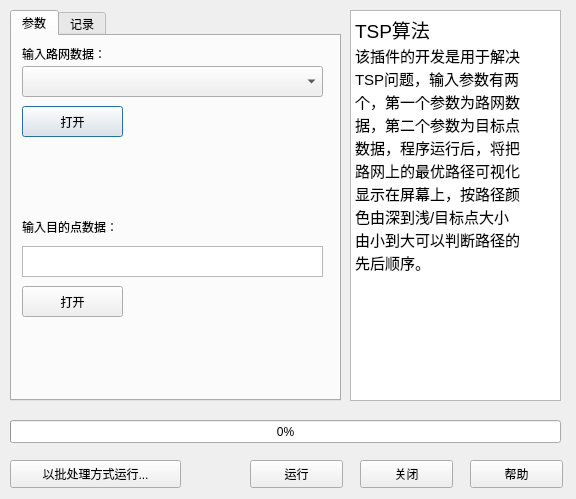
<?xml version="1.0" encoding="UTF-8"?>
<ui version="4.0">
 <class>TravelingSalesmanProblemDialogBase</class>
 <widget class="QDialog" name="TravelingSalesmanProblemDialogBase">
  <property name="geometry">
   <rect>
    <x>0</x>
    <y>0</y>
    <width>576</width>
    <height>499</height>
   </rect>
  </property>
  <property name="windowTitle">
   <string>Traveling Salesman Problem</string>
  </property>
  <widget class="QTextBrowser" name="textBrowserDescription">
   <property name="geometry">
    <rect>
     <x>350</x>
     <y>10</y>
     <width>211</width>
     <height>391</height>
    </rect>
   </property>
   <property name="html">
    <string>&lt;!DOCTYPE HTML PUBLIC &quot;-//W3C//DTD HTML 4.0//EN&quot; &quot;http://www.w3.org/TR/REC-html40/strict.dtd&quot;&gt;
&lt;html&gt;&lt;head&gt;&lt;meta name=&quot;qrichtext&quot; content=&quot;1&quot; /&gt;&lt;style type=&quot;text/css&quot;&gt;
p, li { white-space: pre-wrap; }
&lt;/style&gt;&lt;/head&gt;&lt;body style=&quot; font-family:'SimSun'; font-size:9pt; font-weight:400; font-style:normal;&quot;&gt;
&lt;p style=&quot; margin-top:0px; margin-bottom:0px; margin-left:0px; margin-right:0px; -qt-block-indent:0; text-indent:0px;&quot;&gt;&lt;span style=&quot; font-size:14pt;&quot;&gt;TSP算法&lt;/span&gt;&lt;/p&gt;
&lt;p style=&quot; margin-top:0px; margin-bottom:0px; margin-left:0px; margin-right:0px; -qt-block-indent:0; text-indent:0px;&quot;&gt;&lt;span style=&quot; font-size:11pt;&quot;&gt;该插件的开发是用于解决&lt;/span&gt;&lt;/p&gt;
&lt;p style=&quot; margin-top:0px; margin-bottom:0px; margin-left:0px; margin-right:0px; -qt-block-indent:0; text-indent:0px;&quot;&gt;&lt;span style=&quot; font-size:11pt;&quot;&gt;TSP问题，输入参数有两&lt;/span&gt;&lt;/p&gt;
&lt;p style=&quot; margin-top:0px; margin-bottom:0px; margin-left:0px; margin-right:0px; -qt-block-indent:0; text-indent:0px;&quot;&gt;&lt;span style=&quot; font-size:11pt;&quot;&gt;个，第一个参数为路网数&lt;/span&gt;&lt;/p&gt;
&lt;p style=&quot; margin-top:0px; margin-bottom:0px; margin-left:0px; margin-right:0px; -qt-block-indent:0; text-indent:0px;&quot;&gt;&lt;span style=&quot; font-size:11pt;&quot;&gt;据，第二个参数为目标点&lt;/span&gt;&lt;/p&gt;
&lt;p style=&quot; margin-top:0px; margin-bottom:0px; margin-left:0px; margin-right:0px; -qt-block-indent:0; text-indent:0px;&quot;&gt;&lt;span style=&quot; font-size:11pt;&quot;&gt;数据，程序运行后，将把&lt;/span&gt;&lt;/p&gt;
&lt;p style=&quot; margin-top:0px; margin-bottom:0px; margin-left:0px; margin-right:0px; -qt-block-indent:0; text-indent:0px;&quot;&gt;&lt;span style=&quot; font-size:11pt;&quot;&gt;路网上的最优路径可视化&lt;/span&gt;&lt;/p&gt;
&lt;p style=&quot; margin-top:0px; margin-bottom:0px; margin-left:0px; margin-right:0px; -qt-block-indent:0; text-indent:0px;&quot;&gt;&lt;span style=&quot; font-size:11pt;&quot;&gt;显示在屏幕上，按路径颜&lt;/span&gt;&lt;/p&gt;
&lt;p style=&quot; margin-top:0px; margin-bottom:0px; margin-left:0px; margin-right:0px; -qt-block-indent:0; text-indent:0px;&quot;&gt;&lt;span style=&quot; font-size:11pt;&quot;&gt;色由深到浅/目标点大小&lt;/span&gt;&lt;/p&gt;
&lt;p style=&quot; margin-top:0px; margin-bottom:0px; margin-left:0px; margin-right:0px; -qt-block-indent:0; text-indent:0px;&quot;&gt;&lt;span style=&quot; font-size:11pt;&quot;&gt;由小到大可以判断路径的&lt;/span&gt;&lt;/p&gt;
&lt;p style=&quot; margin-top:0px; margin-bottom:0px; margin-left:0px; margin-right:0px; -qt-block-indent:0; text-indent:0px;&quot;&gt;&lt;span style=&quot; font-size:11pt;&quot;&gt;先后顺序。&lt;/span&gt;&lt;/p&gt;&lt;/body&gt;&lt;/html&gt;</string>
   </property>
  </widget>
  <widget class="QTabWidget" name="tabWidget">
   <property name="geometry">
    <rect>
     <x>10</x>
     <y>10</y>
     <width>331</width>
     <height>391</height>
    </rect>
   </property>
   <property name="currentIndex">
    <number>0</number>
   </property>
   <widget class="QWidget" name="tabParam">
    <attribute name="title">
     <string>参数</string>
    </attribute>
    <widget class="QLabel" name="labelInputRoad">
     <property name="geometry">
      <rect>
       <x>10</x>
       <y>10</y>
       <width>101</width>
       <height>16</height>
      </rect>
     </property>
     <property name="text">
      <string>输入路网数据：</string>
     </property>
    </widget>
    <widget class="QLabel" name="labelInputPoint">
     <property name="geometry">
      <rect>
       <x>10</x>
       <y>180</y>
       <width>111</width>
       <height>21</height>
      </rect>
     </property>
     <property name="text">
      <string>输入目的点数据：</string>
     </property>
    </widget>
    <widget class="QPushButton" name="pushButtonInputRoad">
     <property name="geometry">
      <rect>
       <x>10</x>
       <y>70</y>
       <width>101</width>
       <height>31</height>
      </rect>
     </property>
     <property name="text">
      <string>打开</string>
     </property>
    </widget>
    <widget class="QPushButton" name="pushButtonInputPoint">
     <property name="geometry">
      <rect>
       <x>10</x>
       <y>250</y>
       <width>101</width>
       <height>31</height>
      </rect>
     </property>
     <property name="text">
      <string>打开</string>
     </property>
    </widget>
    <widget class="QTextEdit" name="textEditInputPoint">
     <property name="geometry">
      <rect>
       <x>10</x>
       <y>210</y>
       <width>301</width>
       <height>31</height>
      </rect>
     </property>
    </widget>
    <widget class="QComboBox" name="comboBoxInputRoad">
     <property name="geometry">
      <rect>
       <x>10</x>
       <y>30</y>
       <width>301</width>
       <height>31</height>
      </rect>
     </property>
    </widget>
   </widget>
   <widget class="QWidget" name="tabRecord">
    <attribute name="title">
     <string>记录</string>
    </attribute>
    <widget class="QScrollArea" name="scrollAreaRecord">
     <property name="geometry">
      <rect>
       <x>0</x>
       <y>0</y>
       <width>321</width>
       <height>321</height>
      </rect>
     </property>
     <property name="widgetResizable">
      <bool>true</bool>
     </property>
     <widget class="QWidget" name="scrollAreaWidgetContents">
      <property name="geometry">
       <rect>
        <x>0</x>
        <y>0</y>
        <width>319</width>
        <height>319</height>
       </rect>
      </property>
      <widget class="QTextBrowser" name="textBrowserRecord">
       <property name="geometry">
        <rect>
         <x>0</x>
         <y>0</y>
         <width>321</width>
         <height>321</height>
        </rect>
       </property>
      </widget>
     </widget>
    </widget>
    <widget class="QPushButton" name="pushButtonSaveRecord">
     <property name="geometry">
      <rect>
       <x>120</x>
       <y>330</y>
       <width>93</width>
       <height>28</height>
      </rect>
     </property>
     <property name="text">
      <string>保存</string>
     </property>
    </widget>
    <widget class="QPushButton" name="pushButtonClearRecord">
     <property name="geometry">
      <rect>
       <x>220</x>
       <y>330</y>
       <width>93</width>
       <height>28</height>
      </rect>
     </property>
     <property name="text">
      <string>清除</string>
     </property>
    </widget>
   </widget>
  </widget>
  <widget class="QProgressBar" name="progressBarProcess">
   <property name="geometry">
    <rect>
     <x>10</x>
     <y>420</y>
     <width>551</width>
     <height>23</height>
    </rect>
   </property>
   <property name="value">
    <number>0</number>
   </property>
  </widget>
  <widget class="QPushButton" name="pushButtonRun">
   <property name="geometry">
    <rect>
     <x>250</x>
     <y>460</y>
     <width>93</width>
     <height>28</height>
    </rect>
   </property>
   <property name="text">
    <string>运行</string>
   </property>
  </widget>
  <widget class="QPushButton" name="pushButtonClose">
   <property name="geometry">
    <rect>
     <x>360</x>
     <y>460</y>
     <width>93</width>
     <height>28</height>
    </rect>
   </property>
   <property name="text">
    <string>关闭</string>
   </property>
  </widget>
  <widget class="QPushButton" name="pushButtonHelp">
   <property name="geometry">
    <rect>
     <x>470</x>
     <y>460</y>
     <width>93</width>
     <height>28</height>
    </rect>
   </property>
   <property name="text">
    <string>帮助</string>
   </property>
  </widget>
  <widget class="QPushButton" name="pushButtonBatch">
   <property name="geometry">
    <rect>
     <x>10</x>
     <y>460</y>
     <width>171</width>
     <height>28</height>
    </rect>
   </property>
   <property name="text">
    <string>以批处理方式运行...</string>
   </property>
  </widget>
 </widget>
 <resources/>
 <connections/>
</ui>
